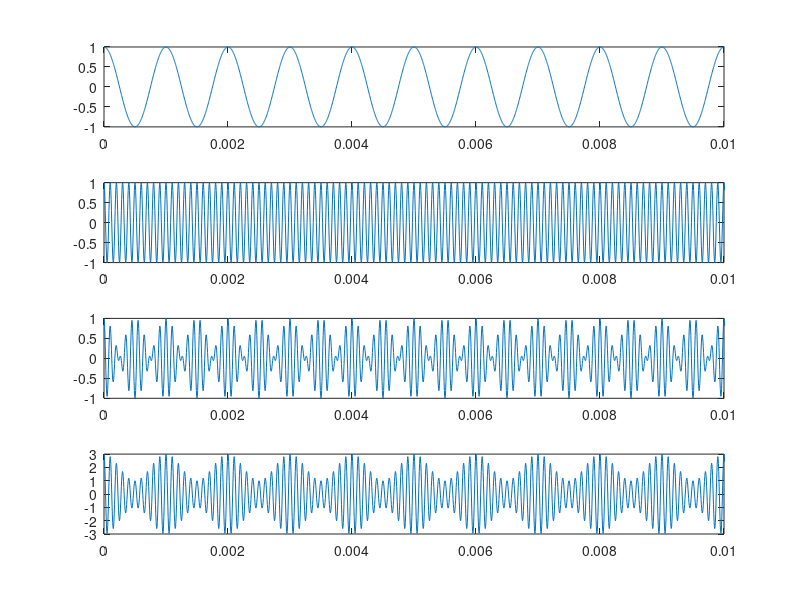
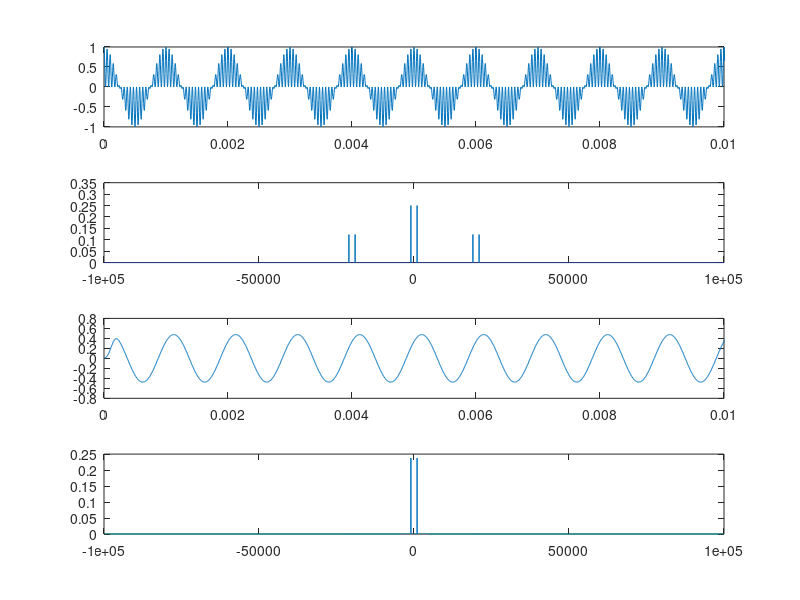

Reproduce these figures in MATLAB, in order.

clc
clear all
close all

fm = 1e3; %frequencia do m
fc = 10e3; %frequencia de c
N = 200; 
fs = N*fm; %frequencia de amostragem
t = [0:1/fs:1]; 
num_periodo = 250; %numero de periodos
t_final = num_periodo*(1/fm);
Ts = 1/fs; %tempo de amostragem (espaço entre as amostras)
t = [0:Ts:t_final]; 
passo_f = 1/t_final; %para vincular o sinal de entrada com o gráfico da frequencia
freq = [-fs/2:passo_f:fs/2];

Am = 1;
Ac = 1;
Ao = 2; % O Ao é o nivel de tensão dc que não permite que o sinal cruze o zero para não ocorrer inversão de fase
mt = Am*cos(2*pi*fm*t);
ct = Ac*cos(2*pi*fc*t);

%---modulador
st_AM_DSB_SC = mt.*ct;
st_AM_DSB = (mt + Ao).*ct;

%---demodulador
mt_dem = st_AM_DSB_SC .*ct;
Mf_dem = fft(mt_dem)/length(mt_dem);

%---filtro FPB
filtro = fir1(50,(fm*2)/fs);
mt_filtrado = filter(filtro,1,mt_dem);
Mf_filtrado = fft(mt_filtrado)/length(mt_filtrado);


figure(1)
subplot(411)
plot(t,mt)
xlim([0 10/fm]) %pega 2 periodo de fm
subplot(412)
plot(t,ct)
xlim([0 10/fm])
subplot(413)
plot(t, st_AM_DSB_SC)
xlim([0 10/fm])
subplot(414)
plot(t,st_AM_DSB)
xlim([0 10/fm])

figure(2),
subplot(411)
plot(t,mt_dem);
xlim([0 10/fm])
subplot(412)
plot(freq,abs(fftshift(Mf_dem)));
subplot(413)
plot(t,mt_filtrado)
xlim([0 10/fm])
subplot(414)
plot(freq,abs(fftshift(Mf_filtrado)));


%--------------------------------Transformada

Mf = fft(mt)/length(mt);
Cf = fft(ct)/length(ct);
Sf_AM_DSB_SC = fft(st_AM_DSB_SC)/length(st_AM_DSB_SC);
Sf_AM_DSB = fft(st_AM_DSB)/length(st_AM_DSB);






